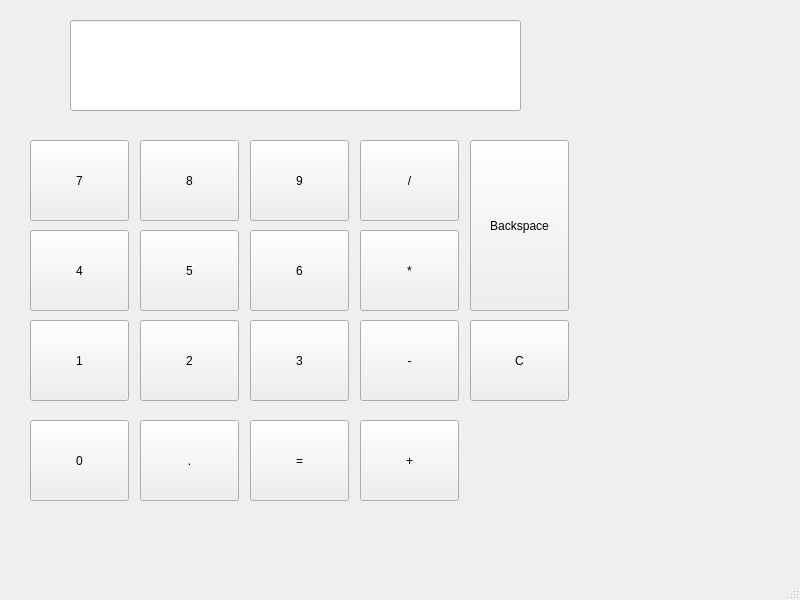
<?xml version="1.0" encoding="UTF-8"?>
<ui version="4.0">
 <class>MainWindow</class>
 <widget class="QMainWindow" name="MainWindow">
  <property name="geometry">
   <rect>
    <x>0</x>
    <y>0</y>
    <width>800</width>
    <height>600</height>
   </rect>
  </property>
  <property name="windowTitle">
   <string>MainWindow</string>
  </property>
  <widget class="QWidget" name="centralwidget">
   <widget class="QLineEdit" name="lineEdit">
    <property name="geometry">
     <rect>
      <x>70</x>
      <y>20</y>
      <width>451</width>
      <height>91</height>
     </rect>
    </property>
   </widget>
   <widget class="QPushButton" name="btn1">
    <property name="geometry">
     <rect>
      <x>30</x>
      <y>320</y>
      <width>99</width>
      <height>81</height>
     </rect>
    </property>
    <property name="text">
     <string>1</string>
    </property>
   </widget>
   <widget class="QPushButton" name="btn2">
    <property name="geometry">
     <rect>
      <x>140</x>
      <y>320</y>
      <width>99</width>
      <height>81</height>
     </rect>
    </property>
    <property name="text">
     <string>2</string>
    </property>
   </widget>
   <widget class="QPushButton" name="btn9">
    <property name="geometry">
     <rect>
      <x>250</x>
      <y>140</y>
      <width>99</width>
      <height>81</height>
     </rect>
    </property>
    <property name="text">
     <string>9</string>
    </property>
   </widget>
   <widget class="QPushButton" name="btn4">
    <property name="geometry">
     <rect>
      <x>30</x>
      <y>230</y>
      <width>99</width>
      <height>81</height>
     </rect>
    </property>
    <property name="text">
     <string>4</string>
    </property>
   </widget>
   <widget class="QPushButton" name="btn5">
    <property name="geometry">
     <rect>
      <x>140</x>
      <y>230</y>
      <width>99</width>
      <height>81</height>
     </rect>
    </property>
    <property name="text">
     <string>5</string>
    </property>
   </widget>
   <widget class="QPushButton" name="btn6">
    <property name="geometry">
     <rect>
      <x>250</x>
      <y>230</y>
      <width>99</width>
      <height>81</height>
     </rect>
    </property>
    <property name="text">
     <string>6</string>
    </property>
   </widget>
   <widget class="QPushButton" name="btn8">
    <property name="geometry">
     <rect>
      <x>140</x>
      <y>140</y>
      <width>99</width>
      <height>81</height>
     </rect>
    </property>
    <property name="text">
     <string>8</string>
    </property>
   </widget>
   <widget class="QPushButton" name="btn0">
    <property name="geometry">
     <rect>
      <x>30</x>
      <y>420</y>
      <width>99</width>
      <height>81</height>
     </rect>
    </property>
    <property name="text">
     <string>0</string>
    </property>
   </widget>
   <widget class="QPushButton" name="btn3">
    <property name="geometry">
     <rect>
      <x>250</x>
      <y>320</y>
      <width>99</width>
      <height>81</height>
     </rect>
    </property>
    <property name="text">
     <string>3</string>
    </property>
   </widget>
   <widget class="QPushButton" name="btn7">
    <property name="geometry">
     <rect>
      <x>30</x>
      <y>140</y>
      <width>99</width>
      <height>81</height>
     </rect>
    </property>
    <property name="text">
     <string>7</string>
    </property>
   </widget>
   <widget class="QPushButton" name="btnDot">
    <property name="geometry">
     <rect>
      <x>140</x>
      <y>420</y>
      <width>99</width>
      <height>81</height>
     </rect>
    </property>
    <property name="text">
     <string>.</string>
    </property>
   </widget>
   <widget class="QPushButton" name="btnEqual">
    <property name="geometry">
     <rect>
      <x>250</x>
      <y>420</y>
      <width>99</width>
      <height>81</height>
     </rect>
    </property>
    <property name="text">
     <string>=</string>
    </property>
   </widget>
   <widget class="QPushButton" name="btnDiv">
    <property name="geometry">
     <rect>
      <x>360</x>
      <y>140</y>
      <width>99</width>
      <height>81</height>
     </rect>
    </property>
    <property name="text">
     <string>/</string>
    </property>
   </widget>
   <widget class="QPushButton" name="btnMul">
    <property name="geometry">
     <rect>
      <x>360</x>
      <y>230</y>
      <width>99</width>
      <height>81</height>
     </rect>
    </property>
    <property name="text">
     <string>*</string>
    </property>
   </widget>
   <widget class="QPushButton" name="btnSub">
    <property name="geometry">
     <rect>
      <x>360</x>
      <y>320</y>
      <width>99</width>
      <height>81</height>
     </rect>
    </property>
    <property name="text">
     <string>-</string>
    </property>
   </widget>
   <widget class="QPushButton" name="btnAdd">
    <property name="geometry">
     <rect>
      <x>360</x>
      <y>420</y>
      <width>99</width>
      <height>81</height>
     </rect>
    </property>
    <property name="text">
     <string>+</string>
    </property>
   </widget>
   <widget class="QPushButton" name="btnClear">
    <property name="geometry">
     <rect>
      <x>470</x>
      <y>320</y>
      <width>99</width>
      <height>81</height>
     </rect>
    </property>
    <property name="text">
     <string>C</string>
    </property>
   </widget>
   <widget class="QPushButton" name="btnBackspace">
    <property name="geometry">
     <rect>
      <x>470</x>
      <y>140</y>
      <width>99</width>
      <height>171</height>
     </rect>
    </property>
    <property name="text">
     <string>Backspace</string>
    </property>
   </widget>
  </widget>
  <widget class="QMenuBar" name="menubar">
   <property name="geometry">
    <rect>
     <x>0</x>
     <y>0</y>
     <width>800</width>
     <height>24</height>
    </rect>
   </property>
  </widget>
  <widget class="QStatusBar" name="statusbar"/>
 </widget>
 <resources/>
 <connections/>
</ui>
